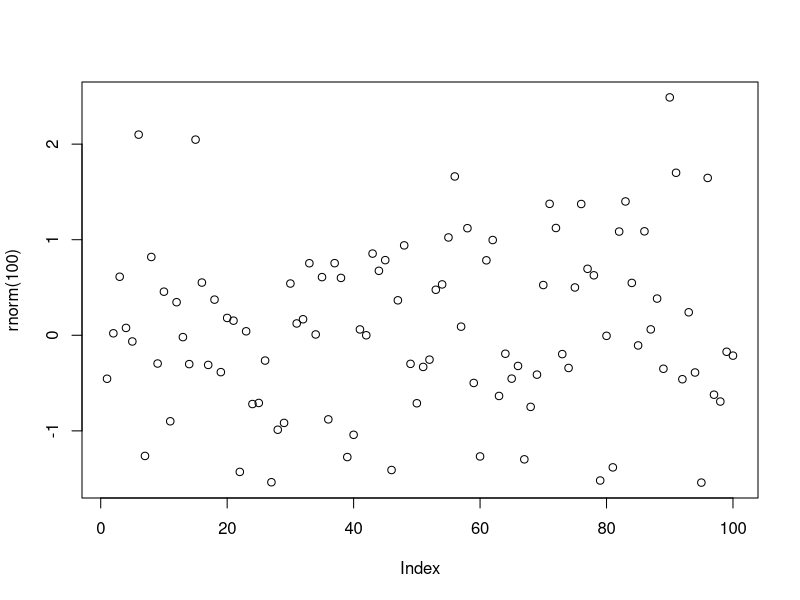
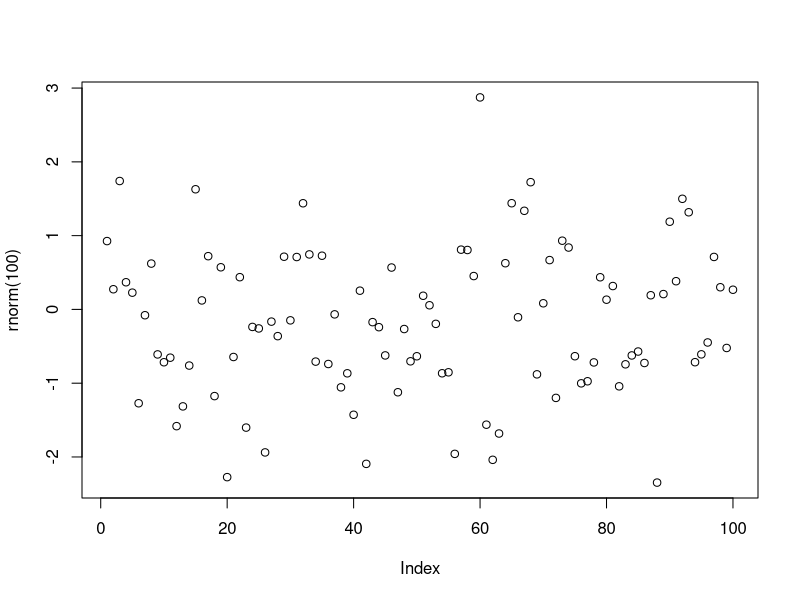
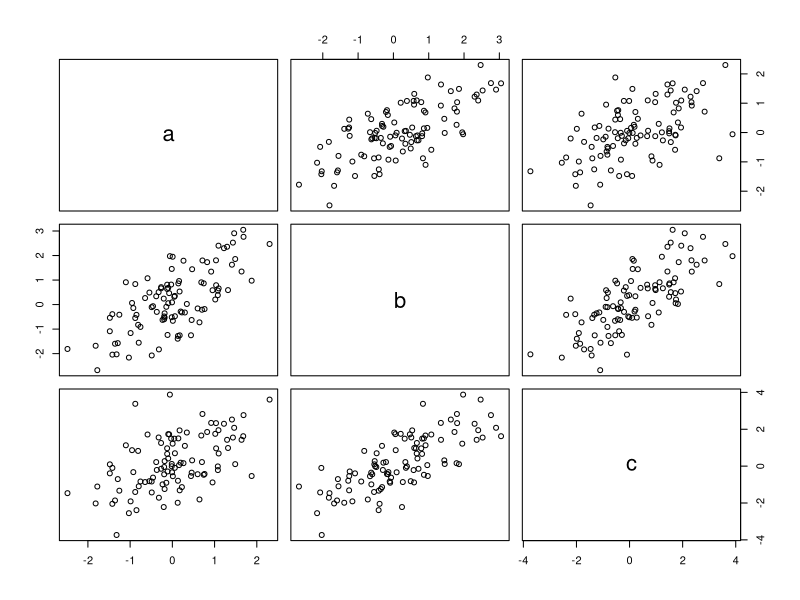
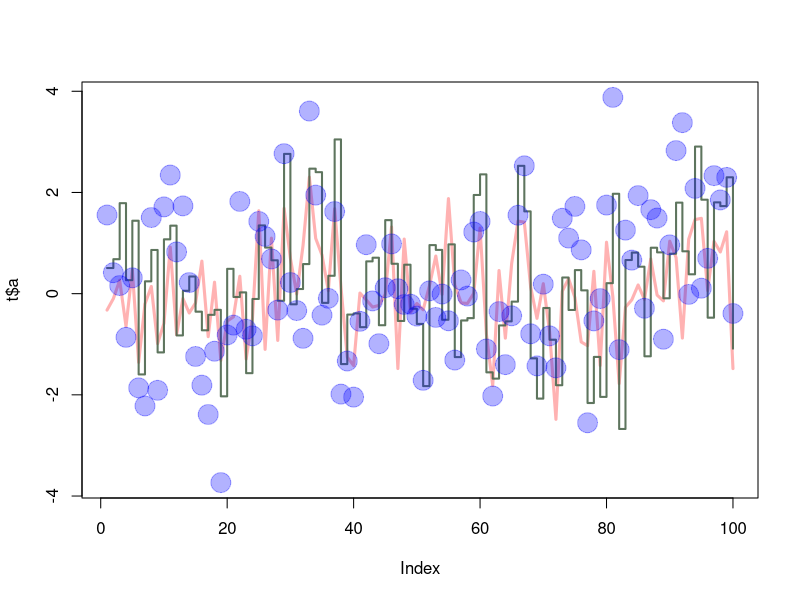

Reproduce these figures in R, in order. (Note: this script raises an error after producing the figures.)
## ---- chunk 1
((2015-2014)/(2016-1987)*100)
## ---- chunk 2
a <- ((2015-2014)/(2016-1987)*100)
a
## ---- chunk 3
sum(c(4,5,8,11))
## ---- chunk 4
plot(rnorm(100))
## ---- chunk 5
?sqrt
## ---- chunk 6
file.create("firstscript.R")
firstscript.R <- plot(rnorm(100))
## ---- chunk 7
P <- 31:60
Q <- matrix(P, nrow=6, ncol=5)
P
Q
## ---- chunk 8
x1 <- c(rnorm(100))
x2 <- c(rnorm(100))
x3 <- c(rnorm(100))
t <- data.frame(a=x1,b=x1+x2,c=x1+x2+x3)
plot(t)
sd(t$a+t$b+t$c)
## ---- chunk 9
plot(t$a, type="l", ylim=range(t), lwd=3, col=rgb(1,0,0,0.3))
lines(t$b, type="s", lwd=2, col=rgb(0.3,0.4,0.3,0.9))
points(t$c, pch=20, cex=4, col=rgb(0,0,1,0.3))
## ---- chunk 10
mtable = data.frame(g=c(3,4,5), a=c(12,43,54))
write.table(mtable, file="tst1.txt")
table=read.table(file="tst1.txt")
b=table$g*5
write.table(b, file="tst2.txt")
b
## ---- chunk 11
mean(sqrt(rnorm(100)))
## ---- chunk 12
Sinterklaas_2016=strptime( c("20160128","20160728"),format="%Y%m%d")
Presents=c(0,25)
Sinterklaas_2016
plot(Sinterklaas_2016,Presents)
## ---- chunk 13
e = 1:100
f = c()
for (g in 1:100)
{
  if(e[g] < 5 | e[g] > 90)
  {
   f[g]= e[g] * 10 
  }
    else
  {
    f[g]=e[g] * 0.1
  }
}
f
## ---- chunk 14
a <- function(arg1,arg2)
{
  f = c()
  arg1 <- arg1 -1
  g <- 0
  for (arg1 in arg1:arg2)
  {
    if (arg1 < 5 | arg1 > 90)
    {
      f[g] <- arg1 * 10
    }
    else
    {
      f[g] <- arg1 * 0.1
    }
    g <- g + 1
  }
  f
}
a (arg1 = -5, arg2 = 95)
## ---- chunk 15
a <- function(arg1,arg2)
{
  f = seq(from=arg1,to=arg2)
  g <- c(f[f < 5] * 10, f[f > 4 & f < 91] * 0.1, f[f > 90] * 10)
  g
}

a (arg1 = -5, arg2 = 95)
